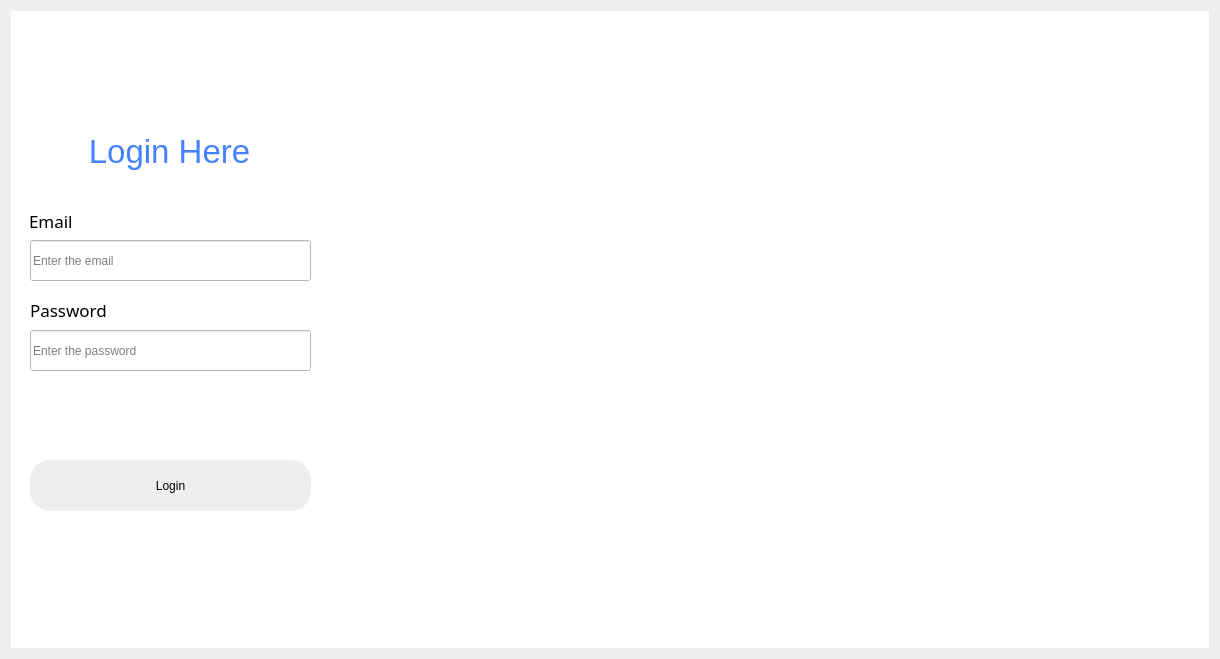
<?xml version="1.0" encoding="UTF-8"?>
<ui version="4.0">
 <class>Dialog</class>
 <widget class="QDialog" name="Dialog">
  <property name="geometry">
   <rect>
    <x>0</x>
    <y>0</y>
    <width>1220</width>
    <height>659</height>
   </rect>
  </property>
  <property name="windowTitle">
   <string>Login</string>
  </property>
  <property name="windowIcon">
   <iconset>
    <normaloff>../../../deb2/timetracker_1.0.0/timetracker_1.0.0/sgLogo.ico</normaloff>../../../deb2/timetracker_1.0.0/timetracker_1.0.0/sgLogo.ico</iconset>
  </property>
  <layout class="QVBoxLayout" name="verticalLayout">
   <item>
    <widget class="QWidget" name="widget" native="true">
     <property name="styleSheet">
      <string notr="true">background-color: rgb(255, 255, 255);</string>
     </property>
     <layout class="QHBoxLayout" name="horizontalLayout">
      <item>
       <widget class="QWidget" name="widget_2" native="true">
        <property name="minimumSize">
         <size>
          <width>300</width>
          <height>0</height>
         </size>
        </property>
        <widget class="QWidget" name="widget_3" native="true">
         <property name="geometry">
          <rect>
           <x>9</x>
           <y>9</y>
           <width>282</width>
           <height>81</height>
          </rect>
         </property>
         <property name="sizePolicy">
          <sizepolicy hsizetype="Preferred" vsizetype="Preferred">
           <horstretch>0</horstretch>
           <verstretch>0</verstretch>
          </sizepolicy>
         </property>
         <property name="minimumSize">
          <size>
           <width>0</width>
           <height>0</height>
          </size>
         </property>
         <property name="styleSheet">
          <string notr="true">background-color: rgb(255, 255, 255);</string>
         </property>
         <widget class="QLabel" name="label_4">
          <property name="geometry">
           <rect>
            <x>100</x>
            <y>10</y>
            <width>71</width>
            <height>61</height>
           </rect>
          </property>
          <property name="text">
           <string/>
          </property>
          <property name="pixmap">
           <pixmap>../../../deb2/timetracker_1.0.0/timetracker_1.0.0/sgLogo.png</pixmap>
          </property>
          <property name="scaledContents">
           <bool>true</bool>
          </property>
         </widget>
        </widget>
        <widget class="QWidget" name="widget_5" native="true">
         <property name="geometry">
          <rect>
           <x>9</x>
           <y>101</y>
           <width>282</width>
           <height>71</height>
          </rect>
         </property>
         <property name="styleSheet">
          <string notr="true">color: rgb(69, 130, 255);</string>
         </property>
         <widget class="QLabel" name="label_5">
          <property name="geometry">
           <rect>
            <x>20</x>
            <y>0</y>
            <width>241</width>
            <height>61</height>
           </rect>
          </property>
          <property name="font">
           <font>
            <pointsize>25</pointsize>
           </font>
          </property>
          <property name="styleSheet">
           <string notr="true">color: rgb(69, 130, 255);</string>
          </property>
          <property name="text">
           <string>Login Here</string>
          </property>
          <property name="textFormat">
           <enum>Qt::PlainText</enum>
          </property>
          <property name="alignment">
           <set>Qt::AlignCenter</set>
          </property>
         </widget>
        </widget>
        <widget class="QLineEdit" name="email_txt">
         <property name="geometry">
          <rect>
           <x>10</x>
           <y>220</y>
           <width>281</width>
           <height>41</height>
          </rect>
         </property>
         <property name="styleSheet">
          <string notr="true"/>
         </property>
         <property name="placeholderText">
          <string>Enter the email</string>
         </property>
        </widget>
        <widget class="QLabel" name="label_2">
         <property name="geometry">
          <rect>
           <x>10</x>
           <y>280</y>
           <width>281</width>
           <height>20</height>
          </rect>
         </property>
         <property name="font">
          <font>
           <family>Courier 10 Pitch</family>
           <pointsize>13</pointsize>
          </font>
         </property>
         <property name="text">
          <string>Password</string>
         </property>
        </widget>
        <widget class="QLineEdit" name="password_txt">
         <property name="geometry">
          <rect>
           <x>10</x>
           <y>310</y>
           <width>281</width>
           <height>41</height>
          </rect>
         </property>
         <property name="placeholderText">
          <string>Enter the password</string>
         </property>
        </widget>
        <widget class="QPushButton" name="loginbtn">
         <property name="geometry">
          <rect>
           <x>10</x>
           <y>440</y>
           <width>281</width>
           <height>51</height>
          </rect>
         </property>
         <property name="cursor">
          <cursorShape>OpenHandCursor</cursorShape>
         </property>
         <property name="styleSheet">
          <string notr="true">#loginbtn{
border-radius:20px;
	background-color: rgb(238, 238, 236);
}

#loginbtn:hover {
     font-size:20px;   
	color: rgb(255, 255, 255);
	background-color: rgb(69, 130, 255);
        }</string>
         </property>
         <property name="text">
          <string>Login</string>
         </property>
        </widget>
        <widget class="QLabel" name="label_3">
         <property name="geometry">
          <rect>
           <x>0</x>
           <y>190</y>
           <width>291</width>
           <height>21</height>
          </rect>
         </property>
         <property name="font">
          <font>
           <family>Courier 10 Pitch</family>
           <pointsize>13</pointsize>
          </font>
         </property>
         <property name="styleSheet">
          <string notr="true">margin-left:5px;</string>
         </property>
         <property name="text">
          <string>Email </string>
         </property>
        </widget>
        <widget class="QLabel" name="error_label">
         <property name="geometry">
          <rect>
           <x>10</x>
           <y>370</y>
           <width>271</width>
           <height>51</height>
          </rect>
         </property>
         <property name="font">
          <font>
           <family>DejaVu Serif</family>
           <pointsize>13</pointsize>
           <weight>50</weight>
           <bold>false</bold>
          </font>
         </property>
         <property name="cursor">
          <cursorShape>ForbiddenCursor</cursorShape>
         </property>
         <property name="styleSheet">
          <string notr="true">color: rgb(239, 41, 41);</string>
         </property>
         <property name="text">
          <string/>
         </property>
         <property name="alignment">
          <set>Qt::AlignCenter</set>
         </property>
        </widget>
       </widget>
      </item>
      <item>
       <widget class="QWidget" name="widget_4" native="true">
        <layout class="QHBoxLayout" name="horizontalLayout_2">
         <item>
          <widget class="QLabel" name="label">
           <property name="text">
            <string/>
           </property>
           <property name="pixmap">
            <pixmap>../resource/login.jpg</pixmap>
           </property>
           <property name="scaledContents">
            <bool>true</bool>
           </property>
          </widget>
         </item>
        </layout>
       </widget>
      </item>
     </layout>
    </widget>
   </item>
  </layout>
 </widget>
 <resources/>
 <connections/>
</ui>
